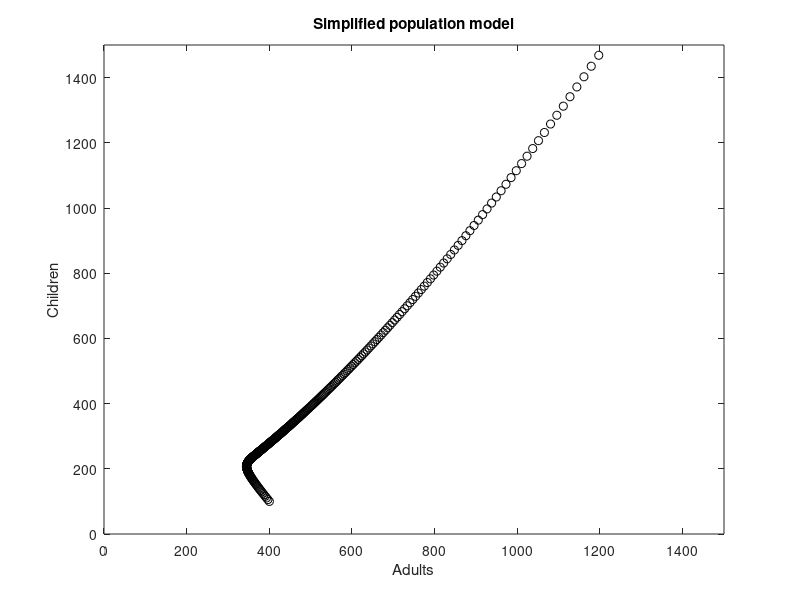

Write MATLAB code to recreate this figure.
#Solving the system:
#|x'(t)=a*y-b*x
#|y'(t)=c*x^2-a*y

#tt=1:0.5:200;
#x0=300;
#y0=20;
#A = odeset('RelTol',1e-5,'AbsTol',1e-5,'InitialStep',1e-2,'MaxStep',1e-3);
#[t,p]=ode45(@pop1,[1 20],[x0 y0],A);
#plot(p(1),p(2))

x(1)=400;
y(1)=100;

a=0.05;
b=0.03;
c=0.0001;

h=0.5;
t=0:h:200;

for k=1:length(t)-1
  x(k+1)=x(k)+h*(a*y(k)-b*x(k));
  y(k+1)=y(k)+h*(c*x(k)^2-a*y(k));
  plot(x(k),y(k),'ko')
  title("Simplified population model")
  xlabel("Adults")
  ylabel("Children")
  hold on
  axis([0,1500,0,1500])
  pause(0.001);
endfor

